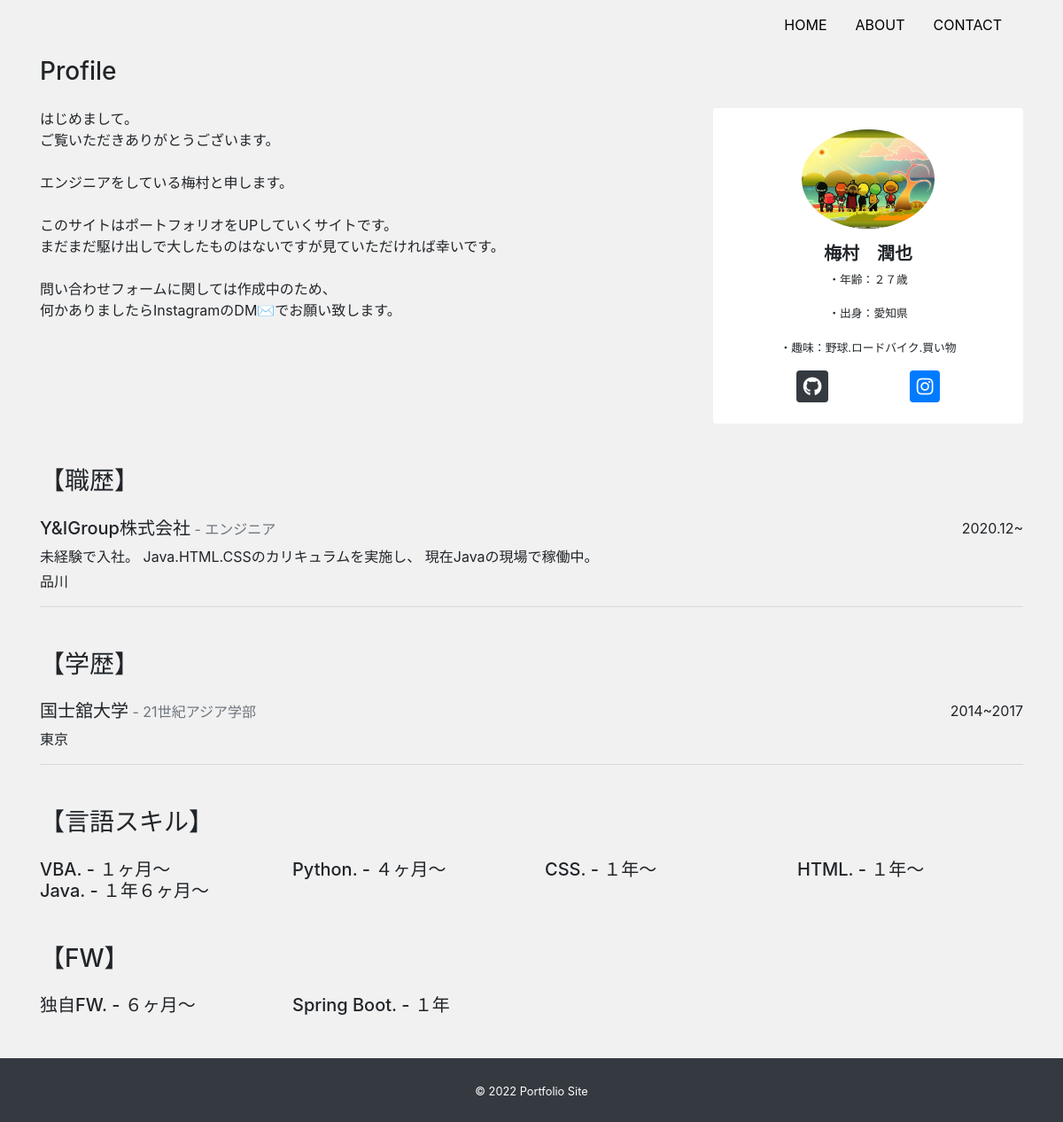
Page /about/ on the earlier database version.
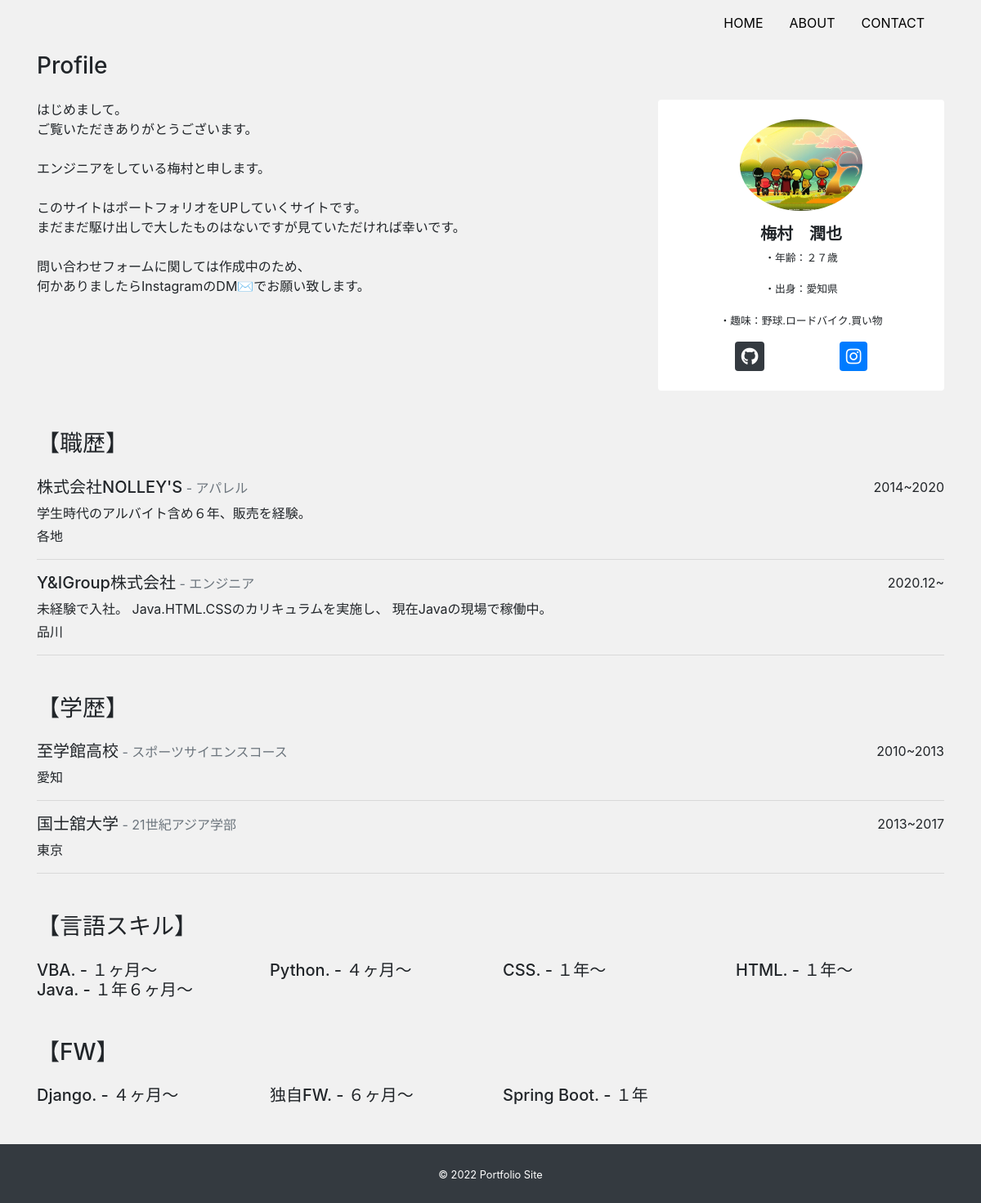
Same page on the later database version.
### app/models.py (models this page shows, shortened)
class Profile(models.Model):
    title = models.CharField('タイトル',max_length=100,null=True,blank=True)
    subtitle = models.CharField('サブタイトル',max_length=100,null=True,blank=True)
    name = models.CharField('名前',max_length=100)
    job = models.TextField('仕事')
    introduction = models.TextField('自己紹介')
    github = models.CharField('github',max_length=100,null=True,blank=True)
    instagram = models.CharField('instagram',max_length=100,null=True,blank=True)
    topimage = models.ImageField(upload_to='images',verbose_name='トップ画像')
    subimage = models.ImageField(upload_to='images',verbose_name='サブ画像')

class Experience(models.Model):
    occupation = models.CharField('職種',max_length=100)
    company = models.CharField('会社',max_length=100)
    description = models.TextField('説明')
    place = models.CharField('場所',max_length=100)
    period = models.CharField('期間',max_length=100)

class Education(models.Model):
    cource = models.CharField('コース',max_length=100)
    school = models.CharField('学校',max_length=100)
    place = models.CharField('場所',max_length=100)
    period = models.CharField('期間',max_length=100)

class Language(models.Model):
    name = models.CharField('言語',max_length=100)
    level = models.CharField('経験年数',max_length=100)

class Framework(models.Model):
    name = models.CharField('FW',max_length=100)
    level = models.CharField('経験年数',max_length=100)

### app/views.py (the view)
# urls.py: path('about/',views.AboutView.as_view(),name='about'),
class AboutView(View):
    def get(self,request, *args, **kwargs):
        profile_data = Profile.objects.all()
        if profile_data.exists():
            profile_data = profile_data.order_by('-id')[0]
        experience_data = Experience.objects.order_by('-id')
        education_data = Education.objects.order_by('-id')
        language_data = Language.objects.order_by('-id')
        framework_data = Framework.objects.order_by('-id')
        return render(request, 'app/about.html', {
            'profile_data': profile_data,
            'experience_data':experience_data,
            'education_data': education_data,
            'language_data': language_data,
            'framework_data':framework_data
        })

### app/templates/app/about.html (shortened to what this page needs)
{% extends 'app/base.html' %}
{% block content %}
<h3 class="mb-4">Profile</h3>
<div class="mb-5">
    <div class="row">
        <div class="col-md-8">
            <p>{{ profile_data.introduction|linebreaksbr }}</p>
        </div>
        <div class="col-md-4">
            <div class="card text-center px-5 py-4">
                <div class="avatar mb-3">
                    <img src="{{ profile_data.subimage.url }}" alt="" class="card-img-top rounded-circle">
                </div>
                <h5 class="font-weight-bolder">{{ profile_data.name }}</h5>
                <p class="mb-3 small text-center">{{ profile_data.job|linebreaksbr }}</p>
                <div class="d-flex justify-content-around">
                    {% if profile_data.github %}
                        <a href="{{ profile_data.github }}" target="_blank"><i class="fab fa-github fa-lg rounded btn-dark icon"></i></a>
                    {% endif %}
                    {% if profile_data.instagram %}
                        <a href="{{ profile_data.instagram }}" target="_blank"><i class="fab fa-instagram fa-lg rounded btn-primary icon"></i></a>
                    {% endif %}
                </div>
            </div>
        </div>
    </div>
</div>
<h3 class="mb-4">【職歴】</h3>
<div class="mb-5">
    {% for experience in experience_data %}
        <div class="d-flex justify-content-between">
            <h5>{{ experience.company }}<span class="small text-secondary"> - {{ experience.occupation }}</span></h5>
            <p class="mb-1">{{ experience.period }}</p>
        </div>
        <p class="mb-1">{{ experience.description }}</p>
        <p>{{ experience.place }}</p>
        <hr>
    {% endfor %}
</div>
<h3 class="mb-4">【学歴】</h3>
<div class="mb-5">
    {% for education in education_data %}
        <div class="d-flex justify-content-between">
            <h5>{{ education.school }}<span class="small text-secondary"> - {{ education.cource }}</span></h5>
            <p class="mb-1">{{ education.period }}</p>
        </div>
        <p>{{ education.place }}</p>
        <hr>
    {% endfor %}
</div>
<h3 class="mb-4">【言語スキル】</h3>
<div class="mb-5">
    <div class="row">
        {% for language in language_data %}
        <div class="col-6 col-md-3">
            <h5 class="mb-0">{{ language.name }}.<span class="small.secondary"> - {{ language.level }}</span></h5>
        </div>
        {% endfor %}
    </div>
</div>
<h3 class="mb-4">【FW】</h3>
<div class="mb-5">
    <div class="row">
        {% for framework in framework_data %}
        <div class="col-6 col-md-3">
            <h5 class="mb-0">{{ framework.name }}.<span class="small.secondary"> - {{ framework.level }}</span></h5>
        </div>
        {% endfor %}
    </div>
</div>
{% endblock %}

### app/templates/app/base.html (shortened to what this page needs)
{% load static %}
<!DOCTYPE html>
<html lang="ja">
<head>
    <link rel="stylesheet" href="https://stackpath.bootstrapcdn.com/bootstrap/4.4.1/css/bootstrap.min.css">
    <link rel="stylesheet" href="https://cdnjs.cloudflare.com/ajax/libs/font-awesome/5.13.0/css/all.min.css">
    <link rel="stylesheet" href="{% static 'css/style.css' %}">
</head>
<body>
    <nav class="navbar navbar-expand-lg">
        <div class="container">
            <ul class="navbar-nav">
                <li class="nav-item mr-3">
                    <a href="/" class="nav-link nav-color">HOME</a>
                </li>
                <li class="nav-item mr-3">
                    <a href="{% url 'about' %}" class="nav-link nav-color">ABOUT</a>
                </li>
                <li class="nav-item mr-3">
                    <a href="{% url 'contact' %}" class="nav-link nav-color">CONTACT</a>
                </li>
            </ul>
        </div>
    </nav>
    <main>
        <div class="container">
            {% block content %}
            {% endblock %}
        </div>
    </main>
    <footer class="py-4 bg-dark text-center">
        <small class="text-white">&copy; 2022 Portfolio Site</small>
    </footer>
</body>
</html>

### app/static/css/style.css (style rules this page uses)
* { margin:0; padding: 0; box-sizing: border-box; }
body { background: #f1f1f1; display: flex; flex-flow: column; min-height: 100vh; }
main { flex: 1; }
.navbar-nav { flex-direction: row!important; }
.nav-color { color: black; }
.nav-color:after { content: ""; display: block; height: 2px; background: #ee6c4d; margin-top: 6px; opacity: 0; transform: translateY(12px); transition: all 0.3s ease-in-out; }
.avatar img { max-width: 150px; max-height: 150px; }
.icon { padding: 10px 8px; }
.card { border: none; }

Differences in the rows shown:
added Experience: company "株式会社NOLLEY'S", occupation "アパレル", period "2014~2020", description "学生時代のアルバイト含め６年、販売を経験。", place "各地"
added Education: school "至学館高校", cource "スポーツサイエンスコース", period "2010~2013", place "愛知"
changed Education "国士舘大学": period "2014~2017" → "2013~2017"
added Framework: name "Django", level "４ヶ月～"
